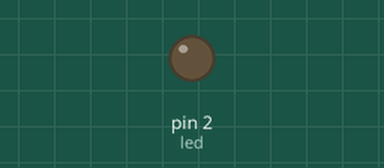
The sketch below on a simulated Arduino Uno, built with avr-gcc and run on an emulated ATmega328P. Parts: output pins drawn as LEDs (lit = HIGH).

Above: at 3.2 s.
At 9.6 s:
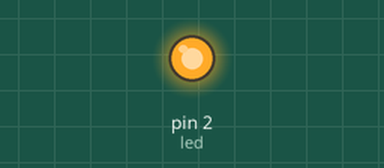
Timing chart, 0 to 16.6 s (numbered marks = the images above):
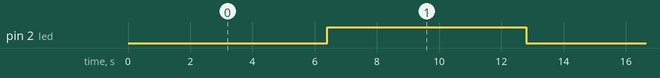

Measured:
- by itself, pin 2 (led): alternates HIGH for 6.4 s and LOW for 6.4 s

The sketch:

Analog.ino
```cpp
int led = 2;

void setup() {
  // put your setup code here, to run once:
  pinMode(led, OUTPUT);

}

void loop() {
  // put your main code here, to run repeatedly:
  for (int i = 0; i < 256; i++) {
    analogWrite(led, i);
    delay(50);
  }
}
```
